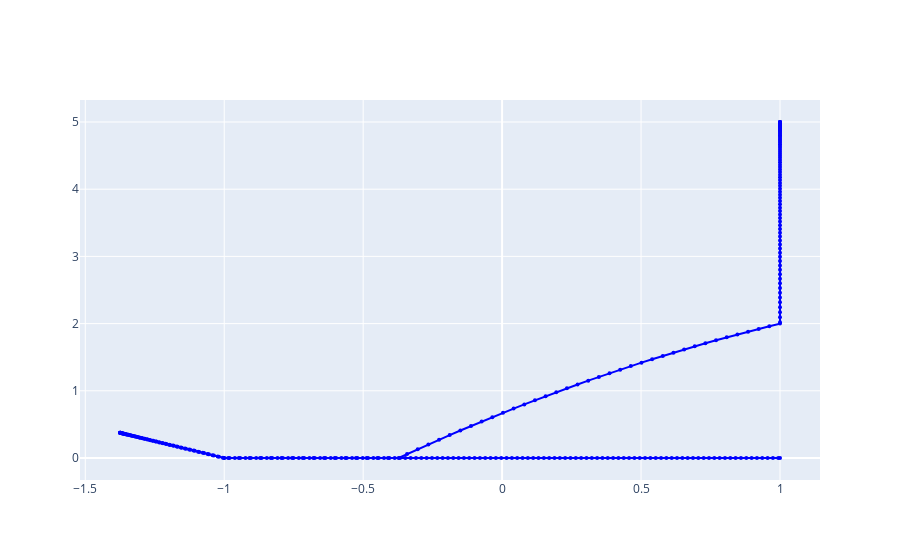

Notebook cell for this chart:
### Code cell
data = scipy.io.loadmat('xout.mat')
x = data['xout']

fig = go.Figure()

fig.add_trace(go.Scatter(
    x = x[:, 0],
    y = x[:, 1],
    mode='lines+markers',
    name='Particle Trajectory',
    line=dict(width=2, color='blue'),
    marker=dict(size=4)
))

### Figure 1 — Plotly figure (JSON) as saved in the notebook; plotly's stock layout.template omitted (floating-point values rounded to 4 significant figures; data arrays with more than 128 entries replaced by an {"elided": "..."} marker saying what was removed)
{"data": [{"line": {"color": "blue", "width": 2}, "marker": {"size": 4}, "mode": "lines+markers", "name": "Particle Trajectory", "type": "scatter", "x": {"elided": "317 float values"}, "y": {"elided": "317 float values"}}], "layout": {}}
